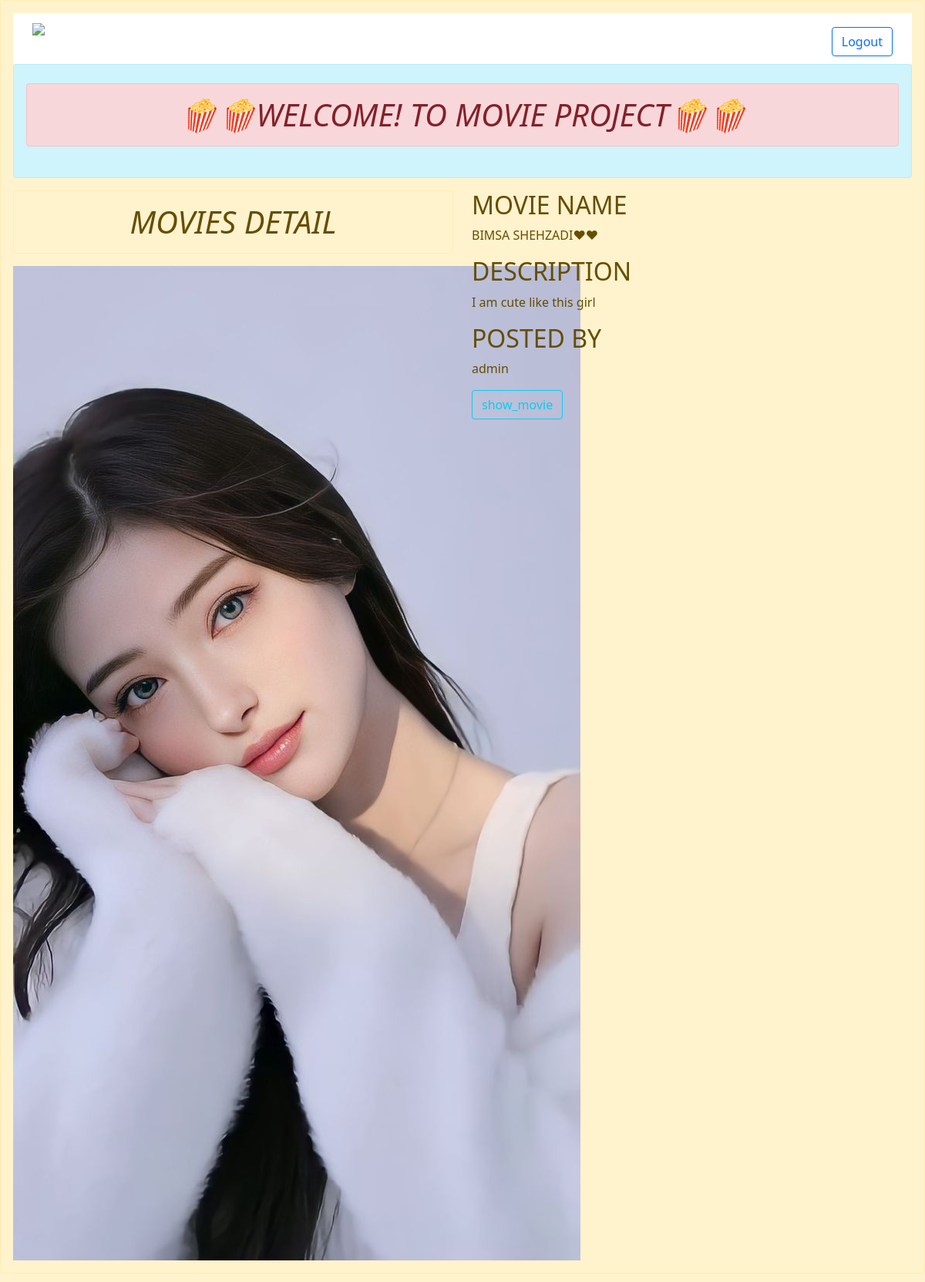
Page /detail/15/ (signed in) on the committed database.
### movie_app/models.py (models this page shows)
class Movie_Model(models.Model):
    movie_name = models.CharField(max_length=150)
    discription = models.CharField(max_length=250)
    image = models.ImageField(upload_to='images', blank=True)
    owner = models.ForeignKey(User,on_delete=models.CASCADE)

### movie_app/views.py (the view)
# urls.py: path('detail/<int:id>/',views.detail,name='detail'),
@login_required
def detail(request,id):
    detail = Movie_Model.objects.get(id=id)
    return render(request, 'detail.html', {'detail': detail})

### templates/detail.html
{% extends 'base.html' %}
{% block content %}
<div class="div row">
    <div class="div col-sm-6">
        <h1 class="alert alert-warning text-center"><i>MOVIES DETAIL</i></h1>
        <img src="{{detail.image.url}}">
    </div>
    <div class="div col-sm-6">
<h2 >MOVIE NAME</h2>
<p>{{detail.movie_name}}</p>
<h2>DESCRIPTION</h2>
<p>{{detail.discription}}</p>
<h2>POSTED BY</h2>
<p>{{detail.owner}}</p>
<a href="{% url 'show_movie' %}" class="btn btn-outline-info">show_movie</a>
    </div>
</div>
{% endblock content %}

### rows in the picture
Movie_Model: image (picture), movie_name "BIMSA SHEHZADI❤❤", discription "I am cute like this girl", owner "admin"
